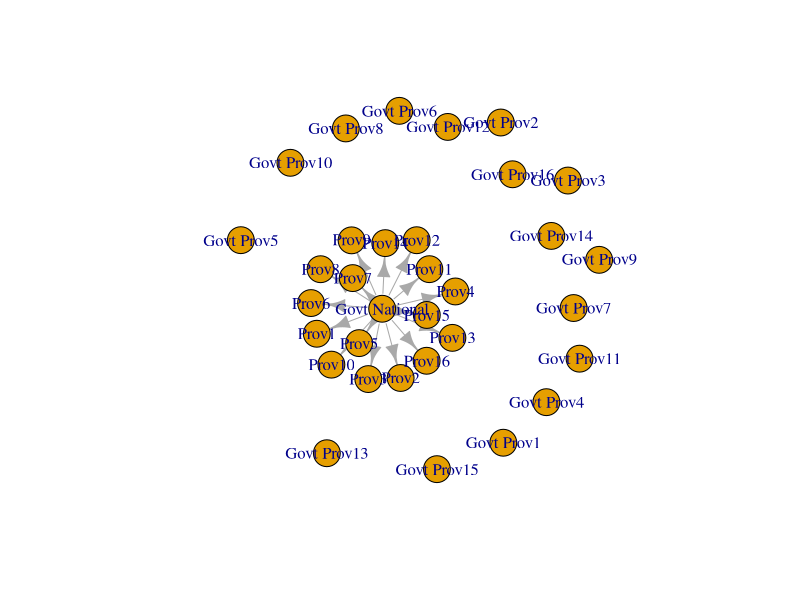
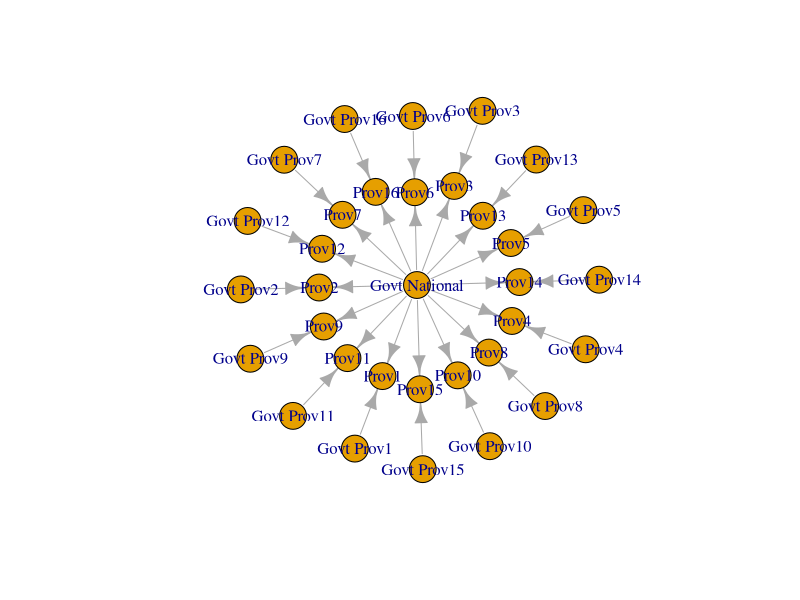
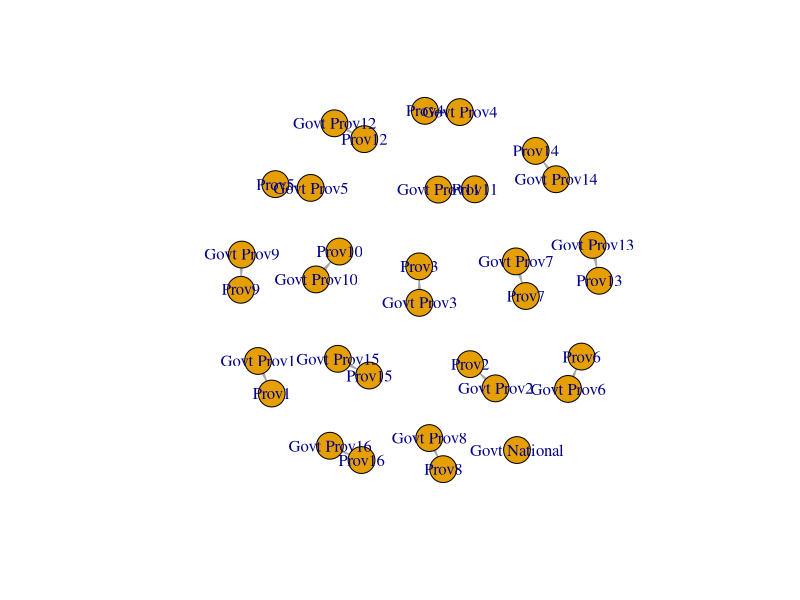

R code for these plots, in order: (Note: this script raises an error after producing the figures.)

## The following R code provides
# some illustrative examples of a proposed measure of 'centralization' of government policies
# where 'centralization' is conceptualized as the degree to which the national government has
# sole control over policy making in a country
# By: Cindy Cheng

## The proposed measure accounts for the following issues:
# issue 0: must account for subnational cases
# issue 1:  must account for cases when there is a national level policy that covers all subnational regions
# issue 2 : must account for cases when there is a national level policy that targets some subnational regions
# issue 3: must account for cases over time

# ------------------------
# Load libraries
# ------------------------
library(igraph)
library(ggraph)

# ------------------------
# create archetypal/illustrative network graph
# ------------------------
# In this example there are:
  # 1 national government
  # 16 provincial governments
  # 16 geographical provinces

# create nodes for geographical provinces
provs = paste0('Prov', 1:16)
nodes = data.frame(c('Govt National', paste0('Govt Prov', 1:16), provs ))

# create edges between nat/prov governments and geographical provinces
natGov = data.frame(gov = 'Govt National', provs)
provGov = data.frame(gov = paste0('Govt Prov', 1:16), provs)
edges = rbind(natGov, provGov)

 
## create illustrative examples for cases where...

# the only policy that exists is at the national level which applies to all provinces; there are no provincial level policies
edges$link1 = c(rep(1, 16), rep(0, 16))

# there is both a national level policy that applies to all provinces and a provincial level policy for each respective province
edges$link2 = c(rep(1, 32))

# there is a national level policy that applies to all provinces and provincial level policies for some provinces
edges$link3 = c(rep(1, 16), sample(c(0,1), 16, replace = TRUE))

# there is a national level policiy that applies to some provinces and a provincial level policy that applies to some provinces
edges$link4 = sample(c(0,1), 32, replace = TRUE)

# there is no national level policy and a provincial level policy that applies for each respective provinces
edges$link5 = c(rep(0, 16), rep(1, 16))


# there is no policy
edges$link6 = c(rep(0, 32))


edges$link1_wt = ifelse(edges$link1 == 1, sample(seq(.1, 1, length = 10), length(which(edges$link1 == 1,)) , replace = TRUE), 0)

edges
# https://rdrr.io/cran/CINNA/src/R/CINNA.R

network1 = graph_from_data_frame(edges[which(edges$link1 ==1),], nodes, directed = TRUE)      
network2 = graph_from_data_frame(edges[which(edges$link2 ==1),], nodes, directed = TRUE)     
network3 = graph_from_data_frame(edges[which(edges$link3 ==1),], nodes, directed = TRUE)     
network4 = graph_from_data_frame(edges[which(edges$link4 ==1),], nodes, directed = TRUE)     
network5 = graph_from_data_frame(edges[which(edges$link5 ==1),], nodes, directed = TRUE)     

network6 = graph_from_data_frame(edges[which(edges$link6 ==1),], nodes, directed = TRUE)     

g1 = ggraph(network1, layout = 'kk') +
geom_edge_link() + 
  geom_node_point(aes(color = ))+
  geom_node_text(aes(label = name), repel=TRUE)

g2 = ggraph(network2, layout = 'kk') +
  geom_edge_link() + 
  geom_node_point(aes(color = ))+
  geom_node_text(aes(label = name), repel=TRUE)



?ggraph
plot(network1)
plot(network2)
plot(network5)
authority_score(network1)
hub_score(network1, weights = edges$link1_wt[1:16])

edges[which(edges$link1 ==1),]


hub_score(network5)
hub_score(network1)$vector[1]
hub_score(network2)$vector[1]
hub_score(network3)$vector[1]
hub_score(network4)$vector[1]
hub_score(network5)$vector[1]
hub_score(network5)
edges[which(edges$link1 ==1),1:3]
network1
data("zachary")
eigen_centrality(network1, directed = TRUE, weights = edges$link1_wt[1:16])
?centr_degree

eigen_centrality(network5)
?eigen_centrality
proper_centralities(network1)
calculate_centralities(network1, include = 'Degree Centrality')
calculate_centralities(zachary) 
plot(network6)
a = network1 %>% set_edge_attr( "weight", value = edges$link1_wt[1:16])

plot(a, edge.width = E(a)$weight)

 centr_eigen(network1)
## Run the programme
degree_w(network)

# }

 # https://cran.r-project.org/web/packages/CINNA/vignettes/CINNA.html
# https://www.sci.unich.it/~francesc/teaching/network/kleinberg.html

ifelse(edges$link1 == 1, sample(seq(.1, 1, length = 10), length(which(edges$link1 == 1)) , replace = TRUE), 0) %>% length()

edges
alpha.centrality(network1, weights =edges$link1_wt[1:16] )
?barycenter
g <- make_ring(10) %>%
  set_edge_attr("weight", value = 1:10) %>%
  set_edge_attr("color", value = "red")
g
plot(g, edge.width = E(g)$weight)
centr_degree(g)
?authority_score


edges
?centr_degree
plot(network1)
plot(network2)
plot(network3)
plot(network4)
plot(network5)
plot(network6)

# First Proposed Measure: 
# estimate the degree centrality of each respective illustrative network
  # the proposed measure would use network1 as the baseline measure for the highest degree of centralization 
  # and all other networks would be judged relative to this baseline
  # This measure would thus range from 0 to 1, where 0 is no centralization and 1 is full centralization
  # e.g. centr_degree(network1, mode = 'all')$centralization/centr_degree(network1, mode = 'all')$centralization == 1; this would be the 'most centralized' degree of policymaking
  # centr_degree(network5, mode = 'all')$centralization/centr_degree(network1, mode = 'all')$centralization ; this would be relatively 'decentralized' state of policymaking

centr_degree(network1, mode = 'all')
network1
centr_degree(network1, mode = 'all')

centr_degree(network2, mode = 'all')
centr_degree(network3, mode = 'all')
centr_degree(network4, mode = 'all')
centr_degree(network5, mode = 'all')

centr_degree(network6, mode = 'all')$centralization

# Second Proposed Measure: 
# estiamte the subgraph centrality of each node
  # the proposed measure would use the subgraph centrality of the national government as the baseline
  # where the subgraph centrality of the national government in network1 would be the the baseline measure for the highest degree of centralization 
  # and all other networks would be judged relative to this baseline
  # This measure would thus range from 0 to 1, where 0 is no centralization and 1 is full centralization
  # e.g. subgraph_centrality(network1)[1]/subgraph_centrality(network1)[1] == 1; this would be the 'most' centralized' degree of policymaking
  # subgraph_centrality(network1)[5]/subgraph_centrality(network1)[1] ; this would be relatively 'decentralized' state of policymaking
subgraph_centrality(network1)
subgraph_centrality(network2)
subgraph_centrality(network3)
subgraph_centrality(network4)
subgraph_centrality(network6)[1]
 
